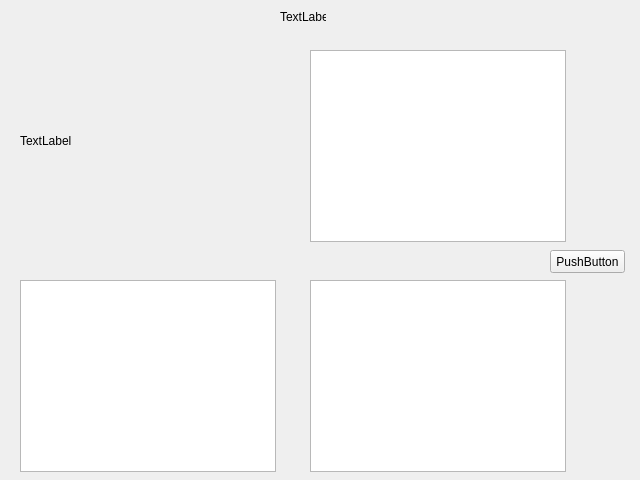
<?xml version="1.0" encoding="UTF-8"?>
<ui version="4.0">
 <class>NonVeg</class>
 <widget class="QWidget" name="NonVeg">
  <property name="geometry">
   <rect>
    <x>0</x>
    <y>0</y>
    <width>640</width>
    <height>480</height>
   </rect>
  </property>
  <property name="windowTitle">
   <string>Form</string>
  </property>
  <widget class="QLabel" name="label">
   <property name="geometry">
    <rect>
     <x>280</x>
     <y>10</y>
     <width>46</width>
     <height>13</height>
    </rect>
   </property>
   <property name="text">
    <string>TextLabel</string>
   </property>
  </widget>
  <widget class="QTextBrowser" name="textBrowser">
   <property name="geometry">
    <rect>
     <x>20</x>
     <y>280</y>
     <width>256</width>
     <height>192</height>
    </rect>
   </property>
  </widget>
  <widget class="QLabel" name="label_2">
   <property name="geometry">
    <rect>
     <x>20</x>
     <y>60</y>
     <width>241</width>
     <height>161</height>
    </rect>
   </property>
   <property name="text">
    <string>TextLabel</string>
   </property>
  </widget>
  <widget class="QTextBrowser" name="textBrowser_2">
   <property name="geometry">
    <rect>
     <x>310</x>
     <y>50</y>
     <width>256</width>
     <height>192</height>
    </rect>
   </property>
  </widget>
  <widget class="QTextBrowser" name="textBrowser_3">
   <property name="geometry">
    <rect>
     <x>310</x>
     <y>280</y>
     <width>256</width>
     <height>192</height>
    </rect>
   </property>
  </widget>
  <widget class="QPushButton" name="pushButton">
   <property name="geometry">
    <rect>
     <x>550</x>
     <y>250</y>
     <width>75</width>
     <height>23</height>
    </rect>
   </property>
   <property name="text">
    <string>PushButton</string>
   </property>
  </widget>
 </widget>
 <resources/>
 <connections/>
</ui>
